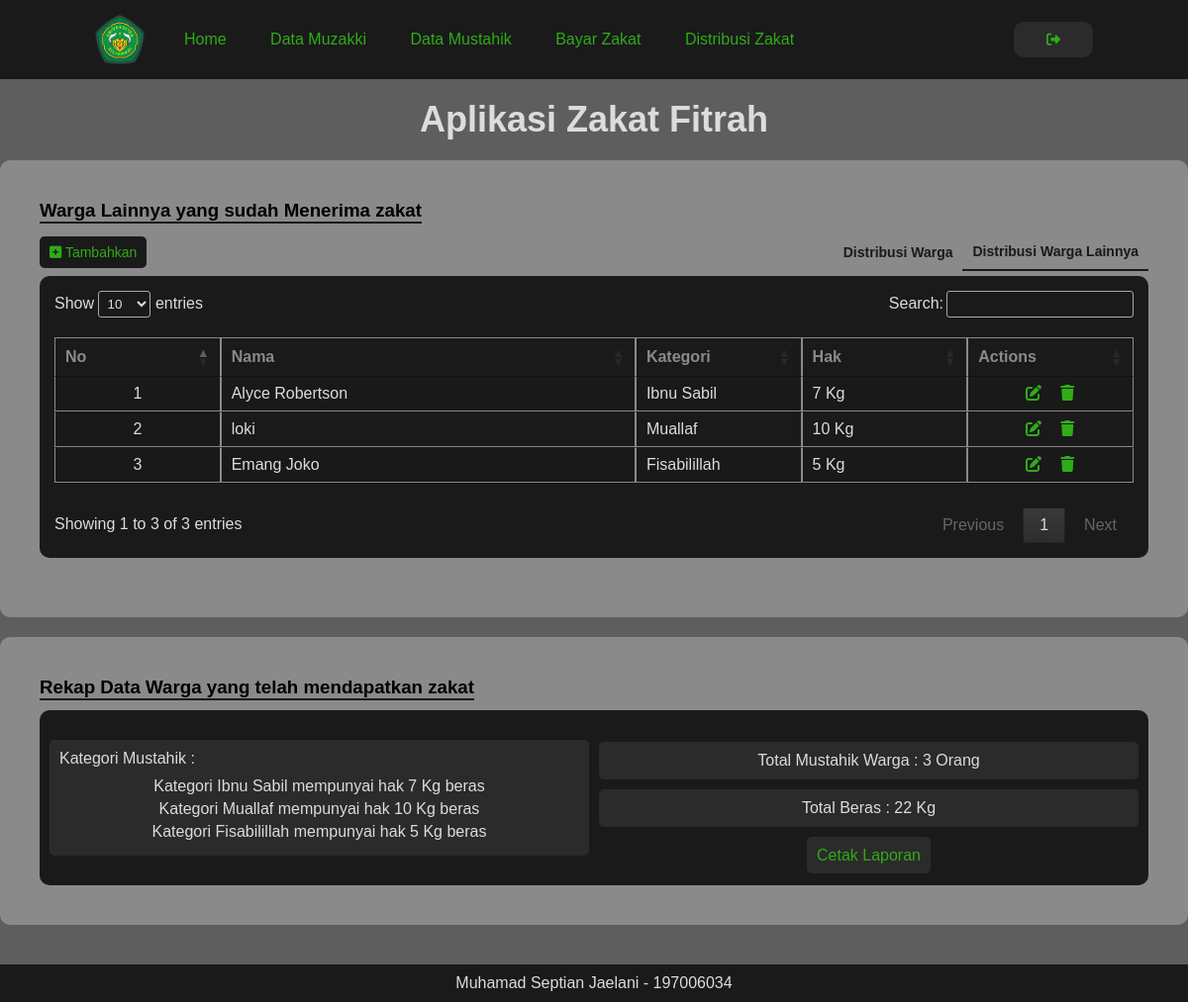
The page /pages/distribusi-zakat-lainnya.php (signed in) on the database its author committed.
### tables this page shows
CREATE TABLE `mustahik_lainnya` (
  `id_mustahiklainnya` int(11) NOT NULL,
  `nama` varchar(255) DEFAULT NULL,
  `kategori` varchar(20) DEFAULT NULL,
  `hak` int(255) DEFAULT NULL
);

CREATE TABLE `kategori_mustahik` (
  `id_kategori` int(11) NOT NULL,
  `nama_kategori` varchar(30) DEFAULT NULL,
  `jumlah_hak` int(255) DEFAULT NULL
);

### pages/distribusi-zakat-lainnya.php (the view, shortened to what this page needs)
<?php
require "../header.php";
require "../includes/dbh.inc.php";
$no = 1;
$query_bayar_zakat = mysqli_query($conn,"select * from mustahik_lainnya");
$query_report = mysqli_query(
    $conn,
    "SELECT
                    COUNT(nama) AS 'total-mustahik-lainnya',
                    SUM(hak) AS 'total-beras'
                FROM mustahik_lainnya"
);
$query_mustahik = mysqli_query(
    $conn,
    "select
                    *
                from kategori_mustahik
                where nama_kategori in ('Ibnu Sabil', 'Muallaf', 'Fisabilillah')"
);
?>
<main>
    <div class="wrapper-main">
        <h1 class="main-title">Aplikasi Zakat Fitrah</h1>
        <section class="section-default">
            <h3 class="page-label">Warga Lainnya yang sudah Menerima zakat</h3>
            <div class="button-box">
                <div class="add-button">
                    <a href="../includes/distribusi-zakat-lainnya/add-distribusi-zakat-lainnya/add-distribusi-zakat-lainnya-form.php">
                        <i class="fas fa-plus-square"></i>
                        Tambahkan
                    </a>
                </div>
                <div class="button-distribute">
                    <div class="distributes-pages">
                        <a href="./distribusi-zakat-warga.php">Distribusi Warga</a>
                    </div>
                    <div class="distributes-pages button-current">
                        <a href="javascript:void(0)">Distribusi Warga Lainnya</a>
                    </div>
                </div>
            </div>
            <div class="box-table">
                <table id="table-data" class="display">
                    <thead>
                    <tr>
                        <th class="table-small-width">No</th>
                        <th class="table-wide-width">Nama</th>
                        <th class="table-small-width">Kategori</th>
                        <th class="table-small-width">Hak</th>
                        <th class="table-small-width">Actions</th>
                    </tr>
                    </thead>
                    <tbody>
                    <?php while($data = mysqli_fetch_array($query_bayar_zakat)) : ?>
                        <tr>
                            <td><?php echo $no++; ?></td>
                            <td class="text-left"><?php echo $data['nama']; ?></td>
                            <td class="text-left"><?php echo $data['kategori']; ?></td>
                            <td class="text-left"><?php echo $data['hak']; ?> Kg</td>
                            <td>
                                <a href="../includes/edit.inc.php?idLainnya=<?php echo $data['id_mustahiklainnya'];?>" class="table-button">
                                    <i class="fas fa-edit"></i>
                                </a>
                                <a href="#" onclick="confirmAction('../includes/distribusi-zakat-lainnya/delete-distribusi-zakat-lainnya.inc.php?id=<?php echo $data['id_mustahiklainnya']; ?>')" class="table-button">
                                    <i class="fas fa-trash"></i>
                                </a>
                            </td>
                        </tr>
                    <?php endwhile; ?>
                    </tbody>
                </table>
            </div>
        </section>
        <section class="section-default">
            <h3 class="page-label">Rekap Data Warga yang telah mendapatkan zakat</h3>
            <div class="report-box report-box-distribution">
                <div class="report-inner-box report-distribusi-category">
                    <p class="report-distribusi-category-label">Kategori Mustahik : </p>
                    <ul class="">
                        <?php while($data = mysqli_fetch_array($query_mustahik)) : ?>
                            <li>Kategori <?php echo $data['nama_kategori']?> mempunyai hak <?php echo $data['jumlah_hak']?> Kg beras</li>
                        <?php endwhile; ?>
                    </ul>
                </div>
                <div class="report-distribusi-mustahik">
                    <?php while($data = mysqli_fetch_array($query_report)) : ?>
                        <div class="report-inner-box ">
                            <p>Total Mustahik Warga : <?php echo $data["total-mustahik-lainnya"]?> Orang</p>
                        </div>
                        <div class="report-inner-box">
                            <p>Total Beras : <?php echo $data["total-beras"]?> Kg</p>
                        </div>
                    <?php endwhile; ?>
                    <div class="report-distribusi-button">
                        <a href="#" onclick="confirmAction('../includes/report/report-distribusi-zakat.php')" class="report-button">Cetak Laporan</a>
                    </div>
                </div>
            </div>
        </section>
    </div>
</main>
<?php
require "../footer.php";
?>

### header.php (shortened to what this page needs)
<?php
    $path = "http://localhost/zakat-fitrah";
?>
<!DOCTYPE html>
<html lang="en">
    <head>
        <link rel="stylesheet" type="text/css" href="<?php echo $path;?>/styles/style.css">
        <link rel="stylesheet" type="text/css" href="https://cdn.datatables.net/1.12.0/css/jquery.dataTables.css">
    </head>
    <body>
        <header>
            <div class="header-logo-nav">
                <div class="header-logo">
                    <a href="<?php echo $path;?>/index.php">
                        <img src="<?php echo $path;?>/img/home.png" alt="logo">
                    </a>
                </div>
                <nav class="nav-header-main">
                    <ul>
                        <li><a href="<?php echo $path;?>/index.php">Home</a></li>
                        <li><a href="<?php echo $path;?>/pages/muzakki.php">Data Muzakki</a></li>
                        <li><a href="<?php echo $path;?>/pages/mustahik.php">Data Mustahik</a></li>
                        <li><a href="<?php echo $path;?>/pages/bayar-zakat.php">Bayar Zakat</a></li>
                        <li><a href="<?php echo $path;?>/pages/distribusi-zakat-warga.php">Distribusi Zakat</a></li>
                    </ul>
                </nav>
            </div>
            <div class="header-login">
                <?php
                    if (isset($_SESSION['userId'])) {
                        echo "
                        <form action='{$path}/includes/login/logout.inc.php' method='post'>
                            <button type='submit' name='logout-submit' title='Log Out'>
                                <i class='fa fa-sign-out'></i>
                            </button>
                        </form>
                        ";
                    }
                ?>
            </div>
        </header>

### footer.php
<footer>
    <p>Muhamad Septian Jaelani - 197006034</p>
</footer>
</body>
</html>

### styles/style.css (style rules this page uses)
:root { --primary: #5E5E5E; --secondary: #1A1A1A; --inner-bg: #8A8A8A; --accent: #2FAC18; --text: #dcdcdc; --danger: rgb(248, 47, 47); --success: #20c2f3; --add: #0059bf; --warning: #d7a201; }
* { margin: 0; padding: 0; box-sizing: border-box; }
body { margin: 0; width: 100%; height: 100vh; display: flex; flex-direction: column; background: var(--primary); font-family: sans-serif; }
header { display: flex; justify-content: space-around; align-items: center; width: 100%; background-color: var(--secondary); margin: 0; padding: 15px 0; }
.header-logo-nav { display: flex; justify-content: center; }
.header-logo { width: 50px; height: 50px; display: inline-block; }
.header-logo img { width: 100%; }
.nav-header-main { margin-left: 20px; }
.nav-header-main ul { margin: 0; padding: 0; display: inline-block; }
.nav-header-main ul li { list-style: none; display: inline-block; line-height: 50px; }
.nav-header-main ul li a { text-decoration: none; display: block; color: var(--accent); font-size: 16px; padding: 0 20px; transition: 0.3s; }
.header-login { display: flex; justify-content: center; align-items: center; }
.header-login form { display: inline-block; line-height: 50px; }
.header-login button { margin: 0 0 0 10px; border: none; padding: 10px; width: 80px; text-decoration: none; font-size: 14px; color: var(--accent); border-radius: 10px; background-color: rgba(43,43,43,1); cursor: pointer; }
.header-login i { width: 100%; height: 100%; }
main { margin: 20px 0; padding: 0; }
.wrapper-main { margin: 0 auto; max-width: 1200px; }
.main-title { margin: 0 auto 20px; font-size: 36px; color: var(--text); text-align: center; }
.section-default { width: 100%; margin: 0 auto 20px; padding: 40px; border-radius: 10px; background-color: var(--inner-bg); }
.page-label { width: fit-content; margin: 0 0 10px 0; border-bottom: 2px solid var(--secondary); }
.box-table { margin: 0 0 20px; width: 100%; padding: 15px; text-align: center; background-color: var(--secondary); border-radius: 10px; }
.box-table table { width: 100%; font-size: 16px; color: var(--text); }
.box-table th, .box-table td { border: 1px solid var(--inner-bg); }
.box-table thead { color: var(--inner-bg); }
.box-table .table-button { width: 100%; margin: 0 5px; text-decoration: none; color: var(--accent); transition: 0.3s; }
.box-table i { width: 20px; }
.text-left { text-align: left; }
.table-wide-width { width: 25%; }
.table-small-width { width: 10%; }
.button-box { display: flex; justify-content: space-between; align-items: center; width: 100%; margin: 5px auto; }
.add-button { display: inline-block; margin: 0; background-color: var(--secondary); border-radius: 5px; }
.add-button a { display: block; margin: 0; padding: 8px 10px; width: 100%; text-decoration: none; color: var(--accent); font-size: 14px; transition: linear 0.2s; }
.button-distribute { display: flex; justify-content: center; align-items: center; }
.button-distribute .distributes-pages { display: inline-block; margin: 0; }
.button-distribute .distributes-pages a { display: block; padding: 10px; text-decoration: none; color: var(--secondary); font-size: 14px; font-weight: bold; transition: linear 0.1s; }
.distributes-pages.button-current { color: var(--inner-bg); pointer-events: none; border-bottom: var(--secondary) 2px solid; }
.report-box { display: grid; gap: 10px; justify-content: center; align-items: center; text-align: center; width: 100%; padding: 20px 10px; background-color: var(--secondary); color: var(--text); border-radius: 10px; }
.report-inner-box { width: 100%; margin: 10px auto; padding: 10px; background-color: rgba(43,43,43,1); border-radius: 5px; }
.report-box-distribution { display: grid; grid-template-columns: repeat(2, 1fr); }
.report-distribusi-category-label { width: 100%; margin-bottom: 10px; font-size: 16px; text-align: left; }
.report-distribusi-category ul { width: 100%; text-align: center; list-style: none; }
.report-distribusi-category li { margin-bottom: 5px; font-size: 16px; }
.report-distribusi-button { margin-top: 20px; }
.report-button { margin: 0 auto; width: fit-content; text-decoration: none; padding: 10px; background-color: rgba(43,43,43,1); color: var(--accent); border-radius: 5px; }
footer { width: 100%; padding: 10px 0; margin-top: auto; color: var(--text); font-size: 16px; text-align: center; background-color: var(--secondary); }

### rows shown on the page
mustahik_lainnya: nama "Alyce Robertson", kategori "Ibnu Sabil", hak "7"
mustahik_lainnya: nama "loki", kategori "Muallaf", hak "10"
mustahik_lainnya: nama "Emang Joko", kategori "Fisabilillah", hak "5"
kategori_mustahik: nama_kategori "Ibnu Sabil", jumlah_hak "7"
kategori_mustahik: nama_kategori "Muallaf", jumlah_hak "10"
kategori_mustahik: nama_kategori "Fisabilillah", jumlah_hak "5"

### other values the page prints
$data["total-mustahik-lainnya"] "3"
$data["total-beras"] "22"
